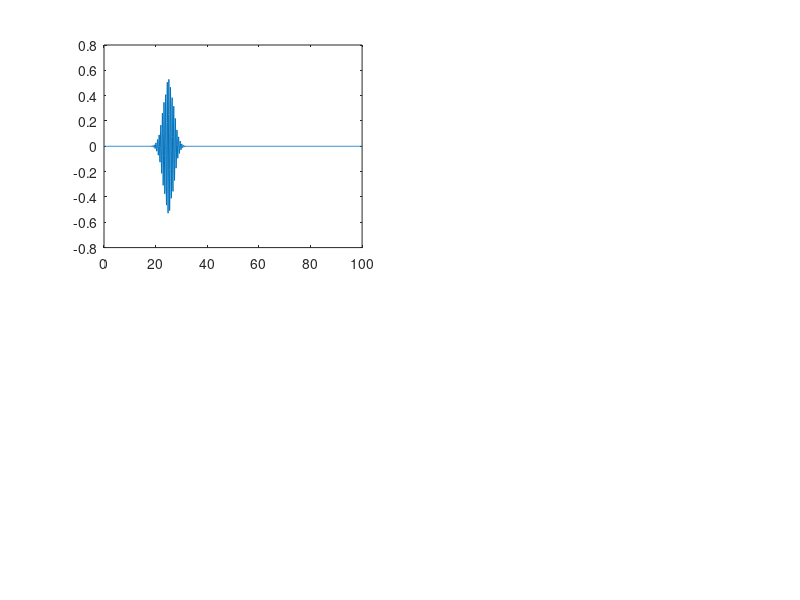

The MATLAB source for this figure: (Note: this script raises an error after producing the figure.)
% ======================================================================================================================================
%%%%%%%%%% Preamble %%%%%%%%%%
% ======================================================================================================================================

% Part Ic - Free Particle Gaussian Wave Packet Incident on a Potential Step Simulation

% Author: Max L Butterworth
% MSc in Theoretical and Computational Chemistry Project
% University of Oxford

% ======================================================================================================================================
%%%%%%%%%% Define constants and variables %%%%%%%%%%
% ======================================================================================================================================

% Natural units adopted throughout
L = 100; % Length of the 1D box
m = 1; % Mass of electron
h = 1; % Planck's constant
hbar = 1; % Definition of h bar
N_steps = 1000; % Number of discretisation points for the x-axis

k = 10; % Set the wavenumber; k = 0 gives a stationary Gaussian wave packet
barrier_height = 30; % Set the magnitude of the potential barrier height
barrier_width = 51; % Set the barrier width in units of dx

% ======================================================================================================================================
%%%%%%%%%% Discretise the spatial domain, x, and time domain, t %%%%%%%%%%
% ======================================================================================================================================

x = linspace(0, L, N_steps); % Define the domain of the infinite potential well
dx = x(2) - x(1); % Calculate the spatial step size

dt = 1e-2; % Define the time step size
N_t = 1000; % Define the number of time steps to simulate

% ======================================================================================================================================
%%%%%%%%%% Construct the Hamiltonian using the finite difference method %%%%%%%%%%
% ======================================================================================================================================

% Construct the Hamiltonian inside the infinite potential well
laplacian = (1/dx^2) * spdiags([1, -2, 1], -1:1, N_steps, N_steps); % Define the Laplacian operator

if rem(barrier_width, 2) == 0 % If the barrier width is even

    % Define the potential energy accross the x-domain; potential step at halfway accross domain
    V_vector = [zeros((N_steps - barrier_width)/2, 1); repmat(barrier_height, barrier_width, 1); zeros((N_steps - barrier_width)/2, 1)];

else

    % Define the potential energy accross the x-domain; potential step at halfway accross domain
    V_vector = [zeros((N_steps - barrier_width + 1)/2, 1); repmat(barrier_height, barrier_width, 1); zeros((N_steps - barrier_width - 1)/2, 1)];

end

V_matrix = diag(V_vector); % Define a diagonal potential matrix

H = (-((hbar^2)/(2*m)) * laplacian) + V_matrix; % Define the Hamiltonian operator

% ======================================================================================================================================
%%%%%%%%%% Generate an initial wave packet composed of one plane wave modulated by a Gaussian %%%%%%%%%%
% ======================================================================================================================================

x0 = L/4; % Start evolving the wave packet from the centre of the box at t = 0
sigma = L/50; % Set the initial width of the wave packet
psi0 = exp(-(x - x0).^2/(2 * sigma^2)) .* exp(1i * k * x); % Define the initial Gaussian wave packet
psi0_norm = psi0/sqrt(trapz(x, abs(psi0).^2)); % Normalise the initial Gaussian wave packet

% ======================================================================================================================================
%%%%%%%%%% Implement the Crank-Nicolson method to evolve the wavefunction and calculate probability current %%%%%%%%%%
% ======================================================================================================================================

J = zeros(N_steps, N_t); % Initialise an array to store probability currents
first_deriv = spdiags([-1, 1], 0:1, N_steps, N_steps);

psi = psi0_norm(1:N_steps).'; % Set the initial value of the wavefunction
psi_t = zeros(N_steps, N_t); % Initialise an array to store the wavefunction as it evolves in time
psi_t(:, 1) = psi; % Store the initial wavefunction in the time evolution array

% Pre-compute matrices required for the Crank-Nicolson method
A = eye(N_steps) + (((1i * dt)/(2 * hbar)) * H);
B = eye(N_steps) - (((1i * dt)/(2 * hbar)) * H);

for t = 2:N_t % Loop over all time steps
    psi = A \ (B * psi); % Evolve the wavefunction over time
    psi = psi/sqrt(trapz(x, abs(psi).^2)); % Normalise the time-evolved wavefunction
    psi_t(:, t) = psi; % Store the time-evolved wavefunction in the time evolution array
    J(:, t) = -((1i * hbar)/(2 * m)) * ((conj(psi) .* (first_deriv * psi)) - ((first_deriv * conj(psi)) .* psi)); % Calculate probability current at each point along x
end

% ======================================================================================================================================
%%%%%%%%%% Plot the time evolution of the wave packet probability density %%%%%%%%%%
% ======================================================================================================================================

figure; % Generate a figure

subplot(2, 2, 1) % Top left subfigure
real_wavefunction = plot(x, real(psi_t(:, 1))); % Plot the real wavefunction
xline(x(N_steps/2), color='red', LineWidth=2) % Add a line to show the potential step location
xlabel('$x$', 'Interpreter','latex'); % Label the x-axis
ylabel('$\mathrm{Re}(\psi(x, t))$', 'Interpreter','latex'); % Label the y-axis
xlim([min(x) max(x)]) % Set the y-limits for convenience
ylim([min(real(psi_t(:))) max(real(psi_t(:)))]); % Set the y-limits foe convenience
title('Real Component of the Wavefunction') % Add a title
grid on; % Add a grid to the plot

subplot(2, 2, 2) % Top right subfigure
imag_wavefunction = plot(x, imag(psi_t(:, 1))); % Plot the imaginary wavefunction
xline(x((N_steps/2)), color='red', LineWidth=2) % Add a line to show the potential step location
xlabel('$x$', 'Interpreter','latex'); % Label the x-axis
ylabel('$\mathrm{Im}(\psi(x, t))$', 'Interpreter','latex'); % Label the y-axis
xlim([min(x) max(x)]) % Set the y-limits for convenience
ylim([min(imag(psi_t(:))) max(imag(psi_t(:)))]); % Set the y-limits for convenience
title('Imaginary Component of the Wavefunction') % Add a title
grid on; % Add a grid to the plot

subplot(2, 2, 3) % Bottom left subfigure
prob_density = plot(x, abs(psi_t(:, 1)).^2); % Plot the initial probability density
xline(x(N_steps/2), color='red', LineWidth=2) % Add a line to show the potential step location
xlabel('$x$', 'Interpreter','latex'); % Label the x-axis
ylabel('$|\psi(x, t)|^2$', 'Interpreter','latex'); % Label the y-axis
xlim([min(x) max(x)]) % Set the y-limits for convenience
ylim('auto'); % Set the y-limits foe convenience
title('Probability Density') % Add a title
grid on; % Add a grid to the plot

subplot(2, 2, 4) % Bottom right subfigure
flux_plot = plot(x, J(:, 1)); % Plot the initial probability current
xline(x(N_steps/2), color='red', LineWidth=2) % Add a line to show the potential step location
xlabel('$x$', 'Interpreter', 'latex'); % Label the x-axis
ylabel('$J(x, t)$', 'Interpreter', 'latex'); % Label the y-axis
ylim('auto'); % Set the y-limits for convenience
title('Probability Current') % Add a title
grid on; % Add a grid to the plot

% Animate the figures

for n = 1:N_t % Loop over all timesteps
    set(real_wavefunction, 'YData', real(psi_t(:, n))) % Update the real part of the wavefunction
    set(imag_wavefunction, 'YData', imag(psi_t(:, n))) % Update the imaginary part of the wavefunction
    set(prob_density, 'YData', abs(psi_t(:, n)).^2); % Update the probability density
    set(flux_plot, 'YData', J(:, n)); % Update the probability density
    pause(0.1); % Pause to create an animation effect
    drawnow; % Update the relevant figures
end